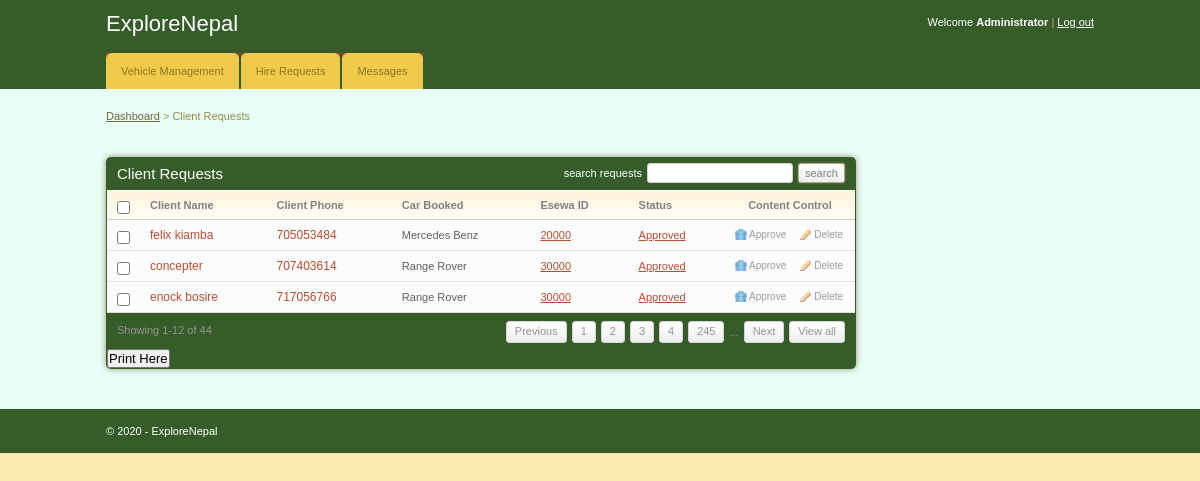
The page /admin/client_requests.php (signed in) on the database its author committed.
### tables this page shows
CREATE TABLE IF NOT EXISTS `client` (
  `client_id` int(11) NOT NULL AUTO_INCREMENT,
  `fname` varchar(255) NOT NULL,
  `email` varchar(255) NOT NULL,
  `id_no` int(11) NOT NULL,
  `phone` int(11) NOT NULL,
  `location` varchar(255) NOT NULL,
  `gender` varchar(255) NOT NULL,
  `car_id` int(11) NOT NULL,
  `status` varchar(255) NOT NULL,
  `Esewa` varchar(255) NOT NULL,
  PRIMARY KEY (`client_id`)
);

CREATE TABLE IF NOT EXISTS `cars` (
  `car_id` int(11) NOT NULL AUTO_INCREMENT,
  `car_name` varchar(255) NOT NULL,
  `car_type` varchar(255) NOT NULL,
  `image` text NOT NULL,
  `hire_cost` int(11) NOT NULL,
  `capacity` int(11) NOT NULL,
  `status` varchar(255) NOT NULL,
  PRIMARY KEY (`car_id`)
);

### admin/client_requests.php (the view, shortened to what this page needs)
<!DOCTYPE html PUBLIC "-//W3C//DTD XHTML 1.0 Transitional//EN" "http://www.w3.org/TR/xhtml1/DTD/xhtml1-transitional.dtd">
<html xmlns="http://www.w3.org/1999/xhtml">
<head>
	<link rel="stylesheet" href="css/style.css" type="text/css" media="all" />
</head>
<body>
<div id="header" style="background: #365d29;">
	<div class="shell">
		<?php
			include 'menu.php';
		?>
	</div>
</div>
<div id="container" style="
    background: #e8fff7;
">
	<div class="shell">
		<div class="small-nav">
			<a href="index.php">Dashboard</a>
			<span>&gt;</span>
			Client Requests
		</div>
		<br />
		<div id="main">
			<div id="content">
				<div class="box">
					<div class="box-head" style="
    background: #365d29;
">
						<h2 class="left">Client Requests</h2>
						<div class="right">
							<label>search requests</label>
							<input type="text" class="field small-field" />
							<input type="submit" class="button" value="search" />
						</div>
					</div>
					<div class="table">
						<table width="100%" border="0" cellspacing="0" cellpadding="0">
							<tr>
								<th width="13"><input type="checkbox" class="checkbox" /></th>
								<th>Client Name</th>
								<th>Client Phone</th>
								<th>Car Booked</th>
								<th>Esewa ID</th>
								<th>Status</th>
								<th width="110" class="ac">Content Control</th>
							</tr>
							<?php
								include '../includes/config.php';
								$select = "SELECT client.client_id,client.fname,client.phone,cars.car_name,cars.hire_cost,client.status
										FROM client JOIN cars ON client.car_id=cars.car_id";
								$result = $conn->query($select);
								while($row = $result->fetch_assoc()){
							?>
							<tr>
								<td><input type="checkbox" class="checkbox" /></td>
								<td><h3><a href="#"><?php echo $row['fname'] ?></a></h3></td>
								<td><h3><a href="#"><?php echo $row['phone'] ?></a></h3></td>
								<td><?php echo $row['car_name'] ?></td>
								<td><a href="#"><?php echo $row['hire_cost'] ?></a></td>
								<td><a href="#"><?php echo $row['status'] ?></a></td>
								<td><a href="javascript:sureToApprove(<?php echo $row['client_id'];?>)" class="ico del">Approve</a><a href="#" class="ico edit">Delete</a></td>
							</tr>
							<?php
								}
							?>
						</table>
						<div class="pagging">
							<div class="left">Showing 1-12 of 44</div>
							<div class="right">
								<a href="#">Previous</a>
								<a href="#">1</a>
								<a href="#">2</a>
								<a href="#">3</a>
								<a href="#">4</a>
								<a href="#">245</a>
								<span>...</span>
								<a href="#">Next</a>
								<a href="#">View all</a>
							</div>
						</div>
					</div>
					<h2><input type="submit" onclick="window.print()" value="Print Here" /></h2>
				</div>
			</div>
		</div>
	</div>
</div>
<div id="footer" style="background: #365d29;">
	<div class="shell">
		<span class="left">&copy; <?php echo date("Y");?> - ExploreNepal</span>
	</div>
</div>
</body>
</html>

### admin/css/style.css (style rules this page uses)
* { padding:0; margin:0; outline:0; }
body { background:#f9ebae; font-family: Verdana, sans-serif; font-size:11px; line-height:14px; color:#5e5e5e; }
input, textarea, select { font-family: Verdana, sans-serif; font-size:13px; }
.field { border:solid 1px #d3cfc7; background:#fff; padding:5px; }
.small-field { border:solid 1px #d3cfc7; background:#fff; padding:3px 1px; font-size:11px; }
.checkbox { width:13px; height:13px; vertical-align:top; position:relative; top:2px; }
.button { background:#eee url(images/button.gif) repeat-x 0 0; border:solid 1px #b1a874; color:#7f7f7f; font-size:11px; padding:2px 6px 2px 6px; cursor:pointer; line-height:14px !important; }
a { color:#ba4c32; text-decoration: underline; cursor:pointer; }
.left, .alignleft { float:left; display:inline; }
.right, .alignright { float:right; display:inline; }
.ac { text-align: center !important; }
h2 { font-size:15px; font-weight: normal; }
h3 { font-size:12px; line-height:14px; font-weight: normal; }
h3 a { text-decoration: none; }
.shell { width:988px; margin:0 auto; }
#header { height:89px; background:url(images/header.gif); white-space:nowrap; }
#container { padding:20px 0; }
.small-nav { color:#978b48; padding-bottom:20px; }
.small-nav a { color:#6f6636; }
#content { float:left; width:750px; }
.table th { background:#fffdfa url(images/th.gif) repeat-x 0 0; color:#818181; text-align: left; padding:7px 10px; border-bottom:solid 1px #d2d1cb; }
.table td { background:#fbfcfc; border-bottom:solid 1px #e0e0e0; padding:8px 10px; }
.box { background:#365d29; height:100%; padding:1px; margin-bottom:20px; }
.box-head { background:#365d29; height:32px; color:#fff; padding: 0 10px; line-height:32px; white-space:nowrap; border-bottom:solid 1px #fff; }
.box-head .right { padding-top:5px; line-height:13px; }
.box-head .right label, .box-head .right input { float:left; }
.box-head .right label { padding:4px 0 0 0; }
.box-head .right input { margin-left:5px; }
.pagging { height:20px; padding:8px 10px; line-height:19px; color:#949494; }
.pagging a { background:url(images/pagging.gif) repeat-x 0 0; height:20px; float:left; padding:0 8px; border:solid 1px #d5d5d5; text-decoration: none; color:#949494; margin-left:5px; }
.pagging span { float:left; margin-left:5px; padding-top:2px; }
a.ico { color:#9d9c9a; font-size:10px; text-decoration: none; padding:0 0 0 14px; background-repeat:no-repeat; background-position:0 0; }
a.del { background-image:url(images/del.gif) }
a.edit { background-image:url(images/edit.gif); margin-left:14px; }
#footer { height:44px; background:url(images/footer.gif); line-height:44px; color:#fff; }
.box { -moz-border-radius:5px; -webkit-border-radius:5px; -moz-box-shadow: 0 0 6px #978f6c; -webkit-box-shadow: 0 0 6px #978f6c; }
.box-head { -moz-border-radius-topleft:5px; -moz-border-radius-topright:5px; -webkit-border-top-left-radius:5px; -webkit-border-top-right-radius:5px; }
.field, .button { -moz-border-radius:4px; -webkit-border-radius:4px; }
.small-field, .button, .pagging a { -moz-border-radius:3px; -webkit-border-radius:3px; }
.button { -moz-box-shadow: 0 0 2px #978f6c; -webkit-box-shadow: 0 0 2px #978f6c; }

### rows shown on the page
client: fname "felix kiamba", phone "705053484", car.car_name "Mercedes Benz", car.hire_cost "20000", status "Approved"
client: fname "concepter", phone "707403614", car.car_name "Range Rover", car.hire_cost "30000", status "Approved"
client: fname "enock bosire", phone "717056766", car.car_name "Range Rover", car.hire_cost "30000", status "Approved"
